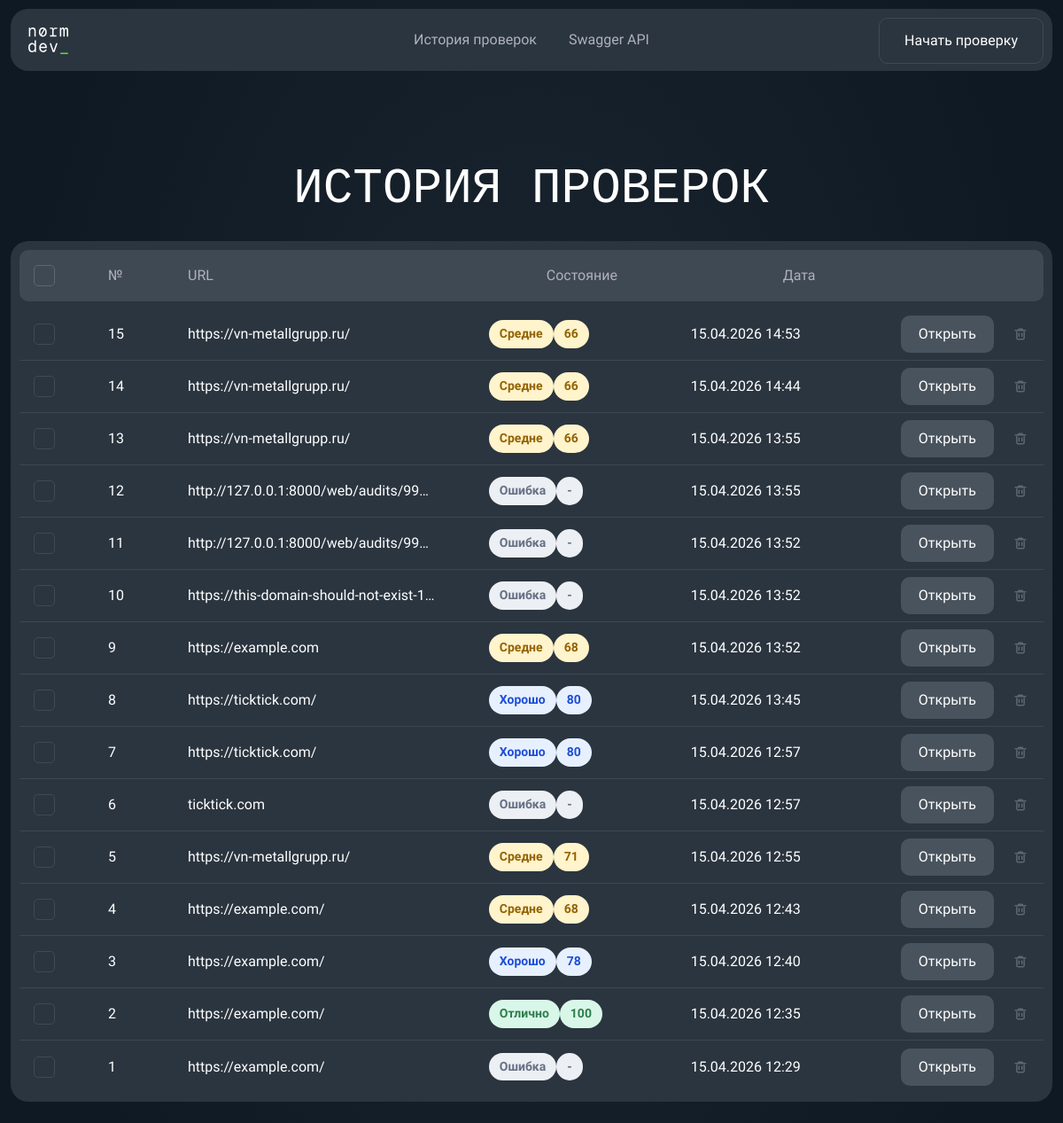
The app's page /web/history, older data.
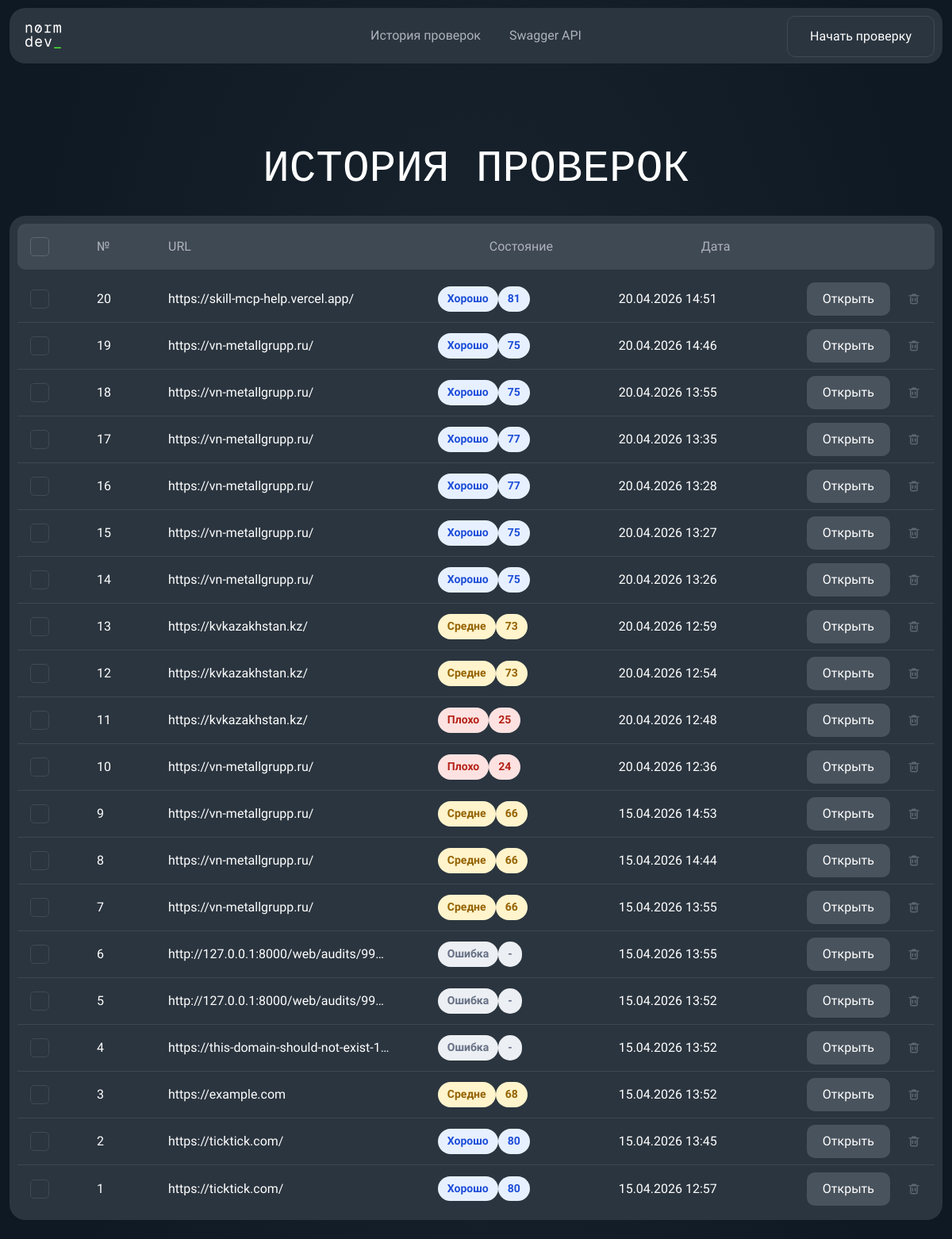
The same page, newer data.
### app/models/audit.py (models this page shows)
class Audit(Base):
    __tablename__ = "audits"
    id: Mapped[int] = mapped_column(Integer, primary_key=True, index=True)
    url: Mapped[str] = mapped_column(String(2048), nullable=False, index=True)
    status: Mapped[str] = mapped_column(String(50), nullable=False, default="pending")
    total_score: Mapped[float | None] = mapped_column(Float, nullable=True)
    created_at: Mapped[datetime] = mapped_column(DateTime, default=datetime.utcnow, nullable=False)
    finished_at: Mapped[datetime | None] = mapped_column(DateTime, nullable=True)
    issues = relationship(
        "AuditIssue",
        back_populates="audit",
        cascade="all, delete-orphan"
    )
    metrics = relationship(
        "AuditMetric",
        back_populates="audit",
        cascade="all, delete-orphan"
    )
    reports = relationship(
        "AuditReport",
        back_populates="audit",
        cascade="all, delete-orphan"
    )

### app/api/web.py (the view)
@router.get("/web/history", response_class=HTMLResponse)
def web_history(
    request: Request,
    db: Session = Depends(get_db)
):
    repository = AuditRepository(db)
    audits = repository.get_audits()
    return templates.TemplateResponse(
        request=request,
        name="history.html",
        context={
            "title": "История проверок",
            "audits": audits,
            "get_score_label": get_score_label,
            "get_score_class": get_score_class,
            "get_status_label": get_status_label,
            "format_datetime": format_datetime,
        }
    )

### app/templates/history.html (shortened to what this page needs)
{% extends "base.html" %}
{% block body_class %}history-page{% endblock %}
{% block header %}
<header class="history-header home-header">
    <div class="home-header__inner">
        <a href="/web" class="home-logo" aria-label="Normdev">
        </a>
        <nav class="home-nav" aria-label="Основное меню">
            <a href="/web/history" aria-current="page">История проверок</a>
            <a href="/docs">Swagger API</a>
        </nav>
        <a href="/web" class="home-header__cta">Начать проверку</a>
    </div>
</header>
{% endblock %}
{% block main_wrapper_class %}{% endblock %}
{% block main_class %}history-main{% endblock %}
{% block content %}
<section class="history-shell">
    <h1 class="history-title">История проверок</h1>
    <section class="history-panel">
        <div class="history-panel__head">
            <label class="history-checkbox history-checkbox--header">
                <span></span>
            </label>
            <span>№</span>
            <span>URL</span>
            <span>Состояние</span>
            <span>Дата</span>
        </div>
        {% if audits %}
            <div class="history-list">
                {% for audit in audits %}
                    {% set score_class = get_score_class(audit.total_score, audit.status) %}
                    {% set display_label = get_score_label(audit.total_score, audit.status) %}
                    {% set display_score = "-" if audit.status == "failed" or audit.total_score is none else audit.total_score | int %}
                    <div class="history-row">
                        <label class="history-checkbox">
                            <span></span>
                        </label>
                        <span class="history-row__index">{{ audits|length - loop.index0 }}</span>
                        <span class="history-row__url">{{ audit.url }}</span>
                        <span class="history-row__status">
                            <span class="history-pill {{ score_class }}">{{ display_label }}</span>
                            <span class="history-pill {{ score_class }}">{{ display_score }}</span>
                        </span>
                        <span class="history-row__date">{{ format_datetime(audit.created_at) }}</span>
                        <span class="history-row__actions">
                            <a href="/web/audits/{{ audit.id }}" class="history-open-button">Открыть</a>
                            <form method="post" action="/web/history/delete" class="history-delete-form" onsubmit="return confirm('Удалить эту проверку из истории?');">
                                <button type="submit" class="history-delete-button" aria-label="Удалить аудит {{ audit.id }}">
                                </button>
                            </form>
                        </span>
                    </div>
                {% endfor %}
            </div>
        {% else %}
            <div class="history-empty">
                <p class="history-empty__title">История аудитов пока пуста</p>
                <p class="history-empty__text">Запустите первую проверку, и результаты появятся здесь.</p>
                <a href="/web" class="history-open-button">Начать проверку</a>
            </div>
        {% endif %}
    </section>
</section>
{% endblock %}

Row changes from the older to the newer data that the page shows:
removed Audit: index0 "6", url "ticktick.com", display_label "Ошибка", display_score "-", created_at "15.04.2026 12:57"
removed Audit: index0 "5", url "https://vn-metallgrupp.ru/", display_label "Средне", display_score "71", created_at "15.04.2026 12:55"
removed Audit: index0 "4", url "https://example.com/", display_label "Средне", display_score "68", created_at "15.04.2026 12:43"
removed Audit: index0 "3", url "https://example.com/", display_label "Хорошо", display_score "78", created_at "15.04.2026 12:40"
removed Audit: index0 "2", url "https://example.com/", display_label "Отлично", display_score "100", created_at "15.04.2026 12:35"
removed Audit: index0 "1", url "https://example.com/", display_label "Ошибка", display_score "-", created_at "15.04.2026 12:29"
added Audit: index0 "20", url "https://skill-mcp-help.vercel.app/", display_label "Хорошо", display_score "81", created_at "20.04.2026 14:51"
added Audit: index0 "19", url "https://vn-metallgrupp.ru/", display_label "Хорошо", display_score "75", created_at "20.04.2026 14:46"
added Audit: index0 "18", url "https://vn-metallgrupp.ru/", display_label "Хорошо", display_score "75", created_at "20.04.2026 13:55"
added Audit: index0 "17", url "https://vn-metallgrupp.ru/", display_label "Хорошо", display_score "77", created_at "20.04.2026 13:35"
added Audit: index0 "16", url "https://vn-metallgrupp.ru/", display_label "Хорошо", display_score "77", created_at "20.04.2026 13:28"
added Audit: index0 "15", url "https://vn-metallgrupp.ru/", display_label "Хорошо", display_score "75", created_at "20.04.2026 13:27"
added Audit: index0 "14", url "https://vn-metallgrupp.ru/", display_label "Хорошо", display_score "75", created_at "20.04.2026 13:26"
added Audit: index0 "13", url "https://kvkazakhstan.kz/", display_label "Средне", display_score "73", created_at "20.04.2026 12:59"
added Audit: index0 "12", url "https://kvkazakhstan.kz/", display_label "Средне", display_score "73", created_at "20.04.2026 12:54"
added Audit: index0 "11", url "https://kvkazakhstan.kz/", display_label "Плохо", display_score "25", created_at "20.04.2026 12:48"
added Audit: index0 "10", url "https://vn-metallgrupp.ru/", display_label "Плохо", display_score "24", created_at "20.04.2026 12:36"
computed for Audit (number 12 of 20 on the later page): index0 "15" → "9"
computed for Audit (number 13 of 20 on the later page): index0 "14" → "8"
computed for Audit (number 14 of 20 on the later page): index0 "13" → "7"
computed for Audit (number 15 of 20 on the later page): index0 "12" → "6"
computed for Audit (number 16 of 20 on the later page): index0 "11" → "5"
computed for Audit "https://this-domain-should-not-exist-1…": index0 "10" → "4"
computed for Audit "https://example.com": index0 "9" → "3"
computed for Audit (number 19 of 20 on the later page): index0 "8" → "2"
computed for Audit (number 20 of 20 on the later page): index0 "7" → "1"
